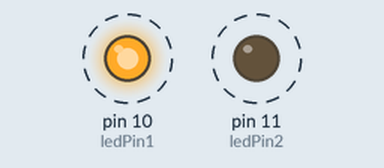
This sketch was run on a simulated Arduino Uno, built with avr-gcc and run on an emulated ATmega328P. On the bench: output pins drawn as LEDs (lit = HIGH). Dashed ring = blinking.

Above: at 0.5 s.
Timing chart, 0 to 4.6 s (numbered marks = the images above):
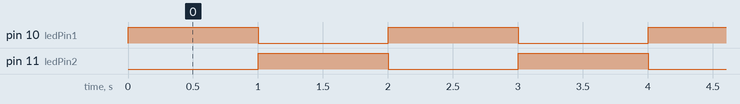

Measured:
- by itself, pin 10 (ledPin1), pin 11 (ledPin2): alternates HIGH for 1.0 s and LOW for 1.0 s

The sketch:

flipflop.ino.ino
```cpp
const int ledPin1 = 10;
const int ledPin2 = 11;
int i;

void setup() {
  Serial.begin(9600);
  pinMode(ledPin1,OUTPUT);
  pinMode(ledPin2,OUTPUT);
}

void loop() {
  for(i=1; i<=2; i++){
    if(i==1){
      digitalWrite(ledPin1,HIGH);
      digitalWrite(ledPin2,LOW);
      delay(1000);
    }else{
      digitalWrite(ledPin1,LOW);
      digitalWrite(ledPin2,HIGH);
      delay(1000);
    }
  }
}
```
